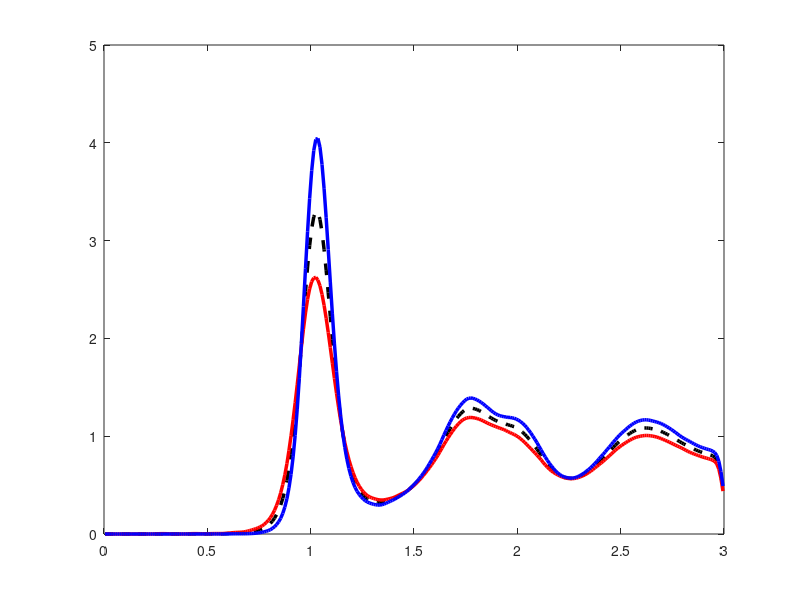

The MATLAB script that drew this image: (Note: this script raises an error after producing the figure.)
clear;
clc;
close all;

%% Load data

data = load('gr_bulk_soft_hard_avg.txt');

r       = data(:,1);
bulk_gr = data(:,2);
soft_gr = data(:,3);
hard_gr = data(:,4);

%% Plot

figure('Color','w','Position',[100 100 700 550]);

plot(r,bulk_gr,'k--','LineWidth',2.5);
hold on;

plot(r,soft_gr,'r-','LineWidth',2.5);

plot(r,hard_gr,'b-','LineWidth',2.5);

yline(1,'k:','LineWidth',1.5);

%% Labels

xlabel('$r/\sigma$','Interpreter','latex','FontSize',32);
ylabel('$g(r)$','Interpreter','latex','FontSize',32);

%% Legend

legend({'Bulk','Soft particles','Hard particles'}, ...
       'Location','northeast', ...
       'FontSize',16, ...
       'Box','off');

%% Axis formatting

ax = gca;

ax.FontSize = 28;
ax.LineWidth = 1.5;
ax.TickDir = 'out';
ax.Box = 'on';

xlim([0 2.9])

%% Optional: zoom near first few peaks
% xlim([0 5])

%% Save figure

% print('gr_soft_hard_bulk','-dpng','-r300');
% print('gr_soft_hard_bulk','-depsc','-painters');
